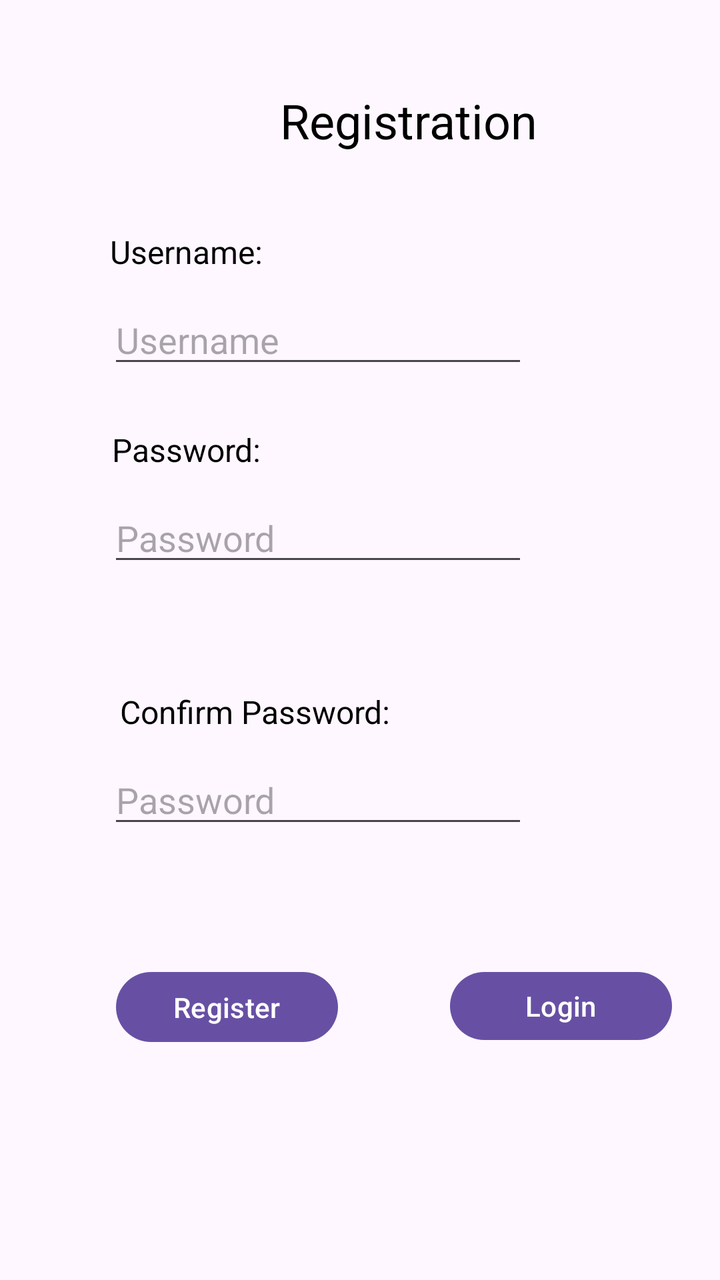
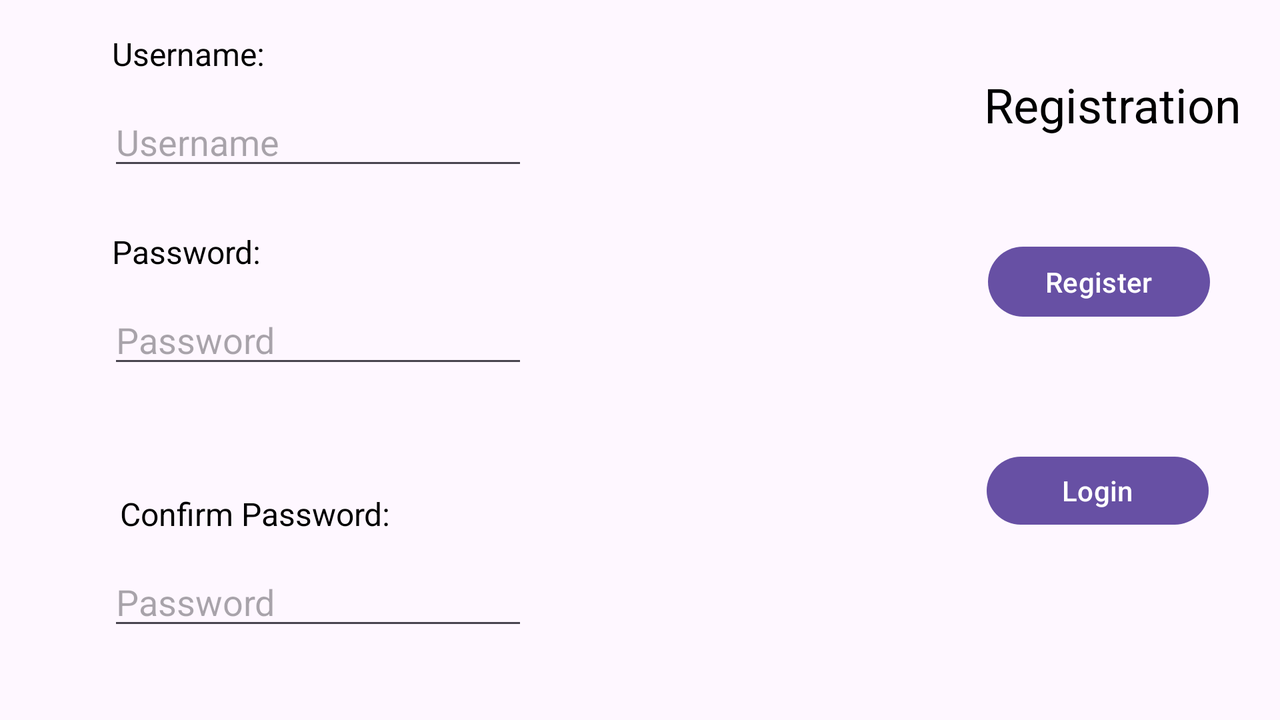

An Android layout and its configuration variant, each rendered on a device that would load it. The default file and the variant file are quoted in full after the pictures.
<!-- AndroidManifest.xml: application theme Theme.A1GavinPanFIT2081 -->
<!-- res/layout/activity_registration.xml -->
<?xml version="1.0" encoding="utf-8"?>
<androidx.constraintlayout.widget.ConstraintLayout xmlns:android="http://schemas.android.com/apk/res/android"
    xmlns:app="http://schemas.android.com/apk/res-auto"
    xmlns:tools="http://schemas.android.com/tools"
    android:layout_width="match_parent"
    android:layout_height="match_parent"
    android:background="@drawable/background"
    android:onClick="onRegisterButtonClick"
    tools:context=".Registration">

    <TextView
        android:id="@+id/tvRegister"
        android:layout_width="wrap_content"
        android:layout_height="wrap_content"
        android:layout_marginStart="140dp"
        android:layout_marginTop="44dp"
        android:text="Registration"
        android:textColor="#000000"
        android:textSize="24sp"
        app:layout_constraintStart_toStartOf="parent"
        app:layout_constraintTop_toTopOf="parent" />

    <TextView
        android:id="@+id/tvUsernameRegister"
        android:layout_width="wrap_content"
        android:layout_height="wrap_content"
        android:layout_marginStart="55dp"
        android:layout_marginTop="115dp"
        android:text="Username:"
        android:textColor="#000000"
        android:textSize="16sp"
        app:layout_constraintStart_toStartOf="parent"
        app:layout_constraintTop_toTopOf="parent" />

    <TextView
        android:id="@+id/tvPasswordRegister"
        android:layout_width="wrap_content"
        android:layout_height="wrap_content"
        android:layout_marginStart="56dp"
        android:layout_marginTop="25dp"
        android:text="Password:"
        android:textColor="#000000"
        android:textSize="16sp"
        app:layout_constraintStart_toStartOf="parent"
        app:layout_constraintTop_toBottomOf="@+id/etUsernameRegister" />

    <EditText
        android:id="@+id/etUsernameRegister"
        android:layout_width="wrap_content"
        android:layout_height="wrap_content"
        android:layout_marginStart="54dp"
        android:layout_marginTop="11dp"
        android:ems="10"
        android:hint="Username"
        android:inputType="text"
        app:layout_constraintStart_toStartOf="parent"
        app:layout_constraintTop_toBottomOf="@+id/tvUsernameRegister" />

    <EditText
        android:id="@+id/etPasswordRegister"
        android:layout_width="wrap_content"
        android:layout_height="wrap_content"
        android:layout_marginStart="54dp"
        android:layout_marginTop="11dp"
        android:ems="10"
        android:hint="Password"
        android:inputType="text"
        app:layout_constraintStart_toStartOf="parent"
        app:layout_constraintTop_toBottomOf="@+id/tvPasswordRegister" />

    <TextView
        android:id="@+id/tvConfirmPassword"
        android:layout_width="wrap_content"
        android:layout_height="wrap_content"
        android:layout_marginStart="60dp"
        android:layout_marginTop="57dp"
        android:text="Confirm Password:"
        android:textColor="#000000"
        android:textSize="16sp"
        app:layout_constraintStart_toStartOf="parent"
        app:layout_constraintTop_toBottomOf="@+id/etPasswordRegister" />

    <EditText
        android:id="@+id/etConfirmPassword"
        android:layout_width="wrap_content"
        android:layout_height="wrap_content"
        android:layout_marginStart="54dp"
        android:layout_marginTop="11dp"
        android:ems="10"
        android:hint="Password"
        android:inputType="text"
        app:layout_constraintStart_toStartOf="parent"
        app:layout_constraintTop_toBottomOf="@+id/tvConfirmPassword" />

    <Button
        android:id="@+id/btnRegister1"
        android:layout_width="111dp"
        android:layout_height="43dp"
        android:layout_marginStart="58dp"
        android:layout_marginTop="63dp"
        android:onClick="onRegisterButtonClick"
        android:text="Register"
        app:layout_constraintStart_toStartOf="parent"
        app:layout_constraintTop_toBottomOf="@+id/etConfirmPassword" />

    <Button
        android:id="@+id/btnLogin1"
        android:layout_width="111dp"
        android:layout_height="42dp"
        android:layout_marginStart="56dp"
        android:layout_marginTop="63dp"
        android:onClick="onLoginButtonClick"
        android:text="Login"
        app:layout_constraintStart_toEndOf="@+id/btnRegister1"
        app:layout_constraintTop_toBottomOf="@+id/etConfirmPassword" />
</androidx.constraintlayout.widget.ConstraintLayout>
<!-- resources referenced by this layout -->
<resources>
  <style name="Theme.A1GavinPanFIT2081" parent="Base.Theme.A1GavinPanFIT2081" />
  <style name="Base.Theme.A1GavinPanFIT2081" parent="Theme.Material3.DayNight.NoActionBar">
          
          
      </style>
</resources>
<!-- res/layout-land/activity_registration.xml (the repository's variant of the layout above) -->
<!-- drawn on the phone turned sideways -->
<?xml version="1.0" encoding="utf-8"?>
<androidx.constraintlayout.widget.ConstraintLayout xmlns:android="http://schemas.android.com/apk/res/android"
    xmlns:app="http://schemas.android.com/apk/res-auto"
    xmlns:tools="http://schemas.android.com/tools"
    android:layout_width="match_parent"
    android:layout_height="match_parent"
    android:background="@drawable/background"
    android:onClick="onRegisterButtonClick"
    tools:context=".Registration">

    <TextView
        android:id="@+id/tvRegister"
        android:layout_width="wrap_content"
        android:layout_height="wrap_content"
        android:layout_marginStart="492dp"
        android:layout_marginTop="36dp"
        android:text="Registration"
        android:textColor="#000000"
        android:textSize="24sp"
        app:layout_constraintStart_toStartOf="parent"
        app:layout_constraintTop_toTopOf="parent" />

    <TextView
        android:id="@+id/tvUsernameRegister"
        android:layout_width="wrap_content"
        android:layout_height="wrap_content"
        android:layout_marginStart="56dp"
        android:layout_marginTop="16dp"
        android:text="Username:"
        android:textColor="#000000"
        android:textSize="16sp"
        app:layout_constraintStart_toStartOf="parent"
        app:layout_constraintTop_toTopOf="parent" />

    <TextView
        android:id="@+id/tvPasswordRegister"
        android:layout_width="wrap_content"
        android:layout_height="wrap_content"
        android:layout_marginStart="56dp"
        android:layout_marginTop="25dp"
        android:text="Password:"
        android:textColor="#000000"
        android:textSize="16sp"
        app:layout_constraintStart_toStartOf="parent"
        app:layout_constraintTop_toBottomOf="@+id/etUsernameRegister" />

    <EditText
        android:id="@+id/etUsernameRegister"
        android:layout_width="wrap_content"
        android:layout_height="wrap_content"
        android:layout_marginStart="54dp"
        android:layout_marginTop="11dp"
        android:ems="10"
        android:hint="Username"
        android:inputType="text"
        app:layout_constraintStart_toStartOf="parent"
        app:layout_constraintTop_toBottomOf="@+id/tvUsernameRegister" />

    <EditText
        android:id="@+id/etPasswordRegister"
        android:layout_width="wrap_content"
        android:layout_height="wrap_content"
        android:layout_marginStart="54dp"
        android:layout_marginTop="11dp"
        android:ems="10"
        android:hint="Password"
        android:inputType="text"
        app:layout_constraintStart_toStartOf="parent"
        app:layout_constraintTop_toBottomOf="@+id/tvPasswordRegister" />

    <TextView
        android:id="@+id/tvConfirmPassword"
        android:layout_width="wrap_content"
        android:layout_height="wrap_content"
        android:layout_marginStart="60dp"
        android:layout_marginTop="57dp"
        android:text="Confirm Password:"
        android:textColor="#000000"
        android:textSize="16sp"
        app:layout_constraintStart_toStartOf="parent"
        app:layout_constraintTop_toBottomOf="@+id/etPasswordRegister" />

    <EditText
        android:id="@+id/etConfirmPassword"
        android:layout_width="wrap_content"
        android:layout_height="wrap_content"
        android:layout_marginStart="54dp"
        android:layout_marginTop="11dp"
        android:ems="10"
        android:hint="Password"
        android:inputType="text"
        app:layout_constraintStart_toStartOf="parent"
        app:layout_constraintTop_toBottomOf="@+id/tvConfirmPassword" />

    <Button
        android:id="@+id/btnRegister1"
        android:layout_width="111dp"
        android:layout_height="43dp"
        android:layout_marginStart="230dp"
        android:layout_marginTop="51dp"
        android:onClick="onRegisterButtonClick"
        android:text="Register"
        app:layout_constraintStart_toEndOf="@+id/etPasswordRegister"
        app:layout_constraintTop_toBottomOf="@+id/tvRegister" />

    <Button
        android:id="@+id/btnLogin1"
        android:layout_width="111dp"
        android:layout_height="42dp"
        android:layout_marginStart="298dp"
        android:layout_marginTop="62dp"
        android:onClick="onLoginButtonClick"
        android:text="Login"
        app:layout_constraintStart_toEndOf="@+id/tvConfirmPassword"
        app:layout_constraintTop_toBottomOf="@+id/btnRegister1" />
</androidx.constraintlayout.widget.ConstraintLayout>
